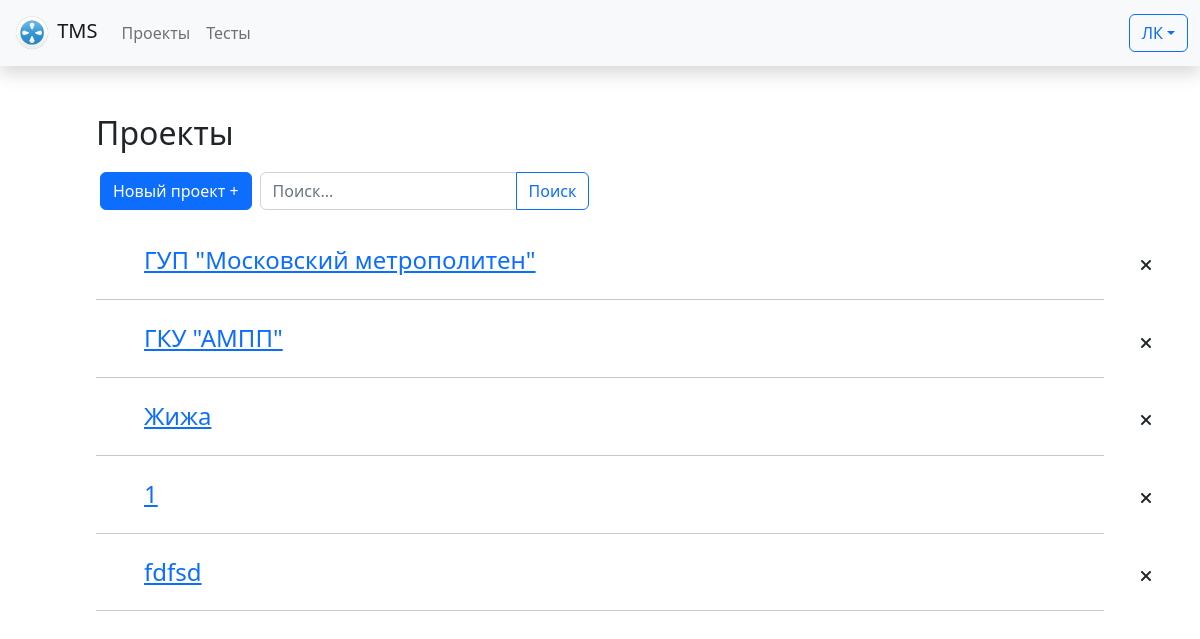
Page /projects/ (signed in) on the committed database.
### tests/models.py (models this page shows, shortened)
class UserProjects(models.Model):
    id = models.AutoField(
        primary_key=True, verbose_name="Код проект-пользователь")
    project = models.ForeignKey(
        Projects, on_delete=models.CASCADE, verbose_name="Проект")
    user = models.ForeignKey(settings.AUTH_USER_MODEL, verbose_name=_(
        "Пользователь"), on_delete=models.CASCADE)
    class Meta:
        verbose_name = _("Проект пользователя")
        verbose_name_plural = _("Проекты пользователя")

class Projects(models.Model):
    id = models.AutoField(
        primary_key=True, verbose_name=_("Код проекта"))
    name = models.CharField(max_length=50, verbose_name=_(
        "Название проекта"), help_text="Название проекта", blank=False)
    class Meta:
        verbose_name = _("Проект")
        verbose_name_plural = _("Проекты")
        ordering = ['name']
    def __str__(self):
        return self.name

### tests/views.py (the view)
# urls.py: path('projects/', views.projects, name='projects'),
@login_required
def projects(request):
    if request.method == "POST":
        create_project(request.POST)
        return redirect(request.META['HTTP_REFERER'])
    projects = UserProjects.objects.filter(user=request.user)
    users_list = User.objects.all()
    return render(request, 'projects/projects.html', {'project_list': projects, 'user_list': users_list, })

### templates/projects/projects.html (shortened to what this page needs)
{% extends 'base.html' %}
{% block content %}
    <div class="mx-5 p-5">
        <h2>Проекты</h2>
        <div class="d-inline-flex flex-row align-items-center p-1">
            <button type="button"
                    class="btn btn-primary text-nowrap"
                    data-bs-toggle="modal"
                    data-bs-target="#newProject">Новый проект +</button>
            <form class="input-group p-2"
                  method="get"
                  action="{% url 'search_results' %}">
                <input name="search"
                       type="text"
                       class="form-control"
                       placeholder="Поиск..."
                       aria-label="Поиск..."
                       required>
                <button type="submit" class="btn btn-outline-primary" id="button-addon2">Поиск</button>
            </form>
        </div>
        {% if project_list %}
            {% for userProject in project_list %}
                <div class="mx-5 mt-4 w-100 d-flex justify-content-between align-items-center">
                    <a class="h4 "
                       href="{% url 'project_view' project_pk=userProject.project.id %}">{{ userProject.project }}</a>
                    <a href=""
                       class="fa-solid fa-xmark text-dark text-decoration-none"
                       data-bs-toggle="modal"
                       data-bs-target="#deleteTestPlanModal_{{ forloop.counter }}"></a>
                </div>
                <hr>
                {% endfor %}
            {% else %}
                <div class="mx-5 mt-4">
                    <h4>Список пуст :(</h4>
                    <a class="btn btn-outline-danger" href="{% url 'projects' %}">Отменить</a>
                </div>
            {% endif %}
        </div>
    {% endblock content %}

### rows in the picture
UserProjects: project "ГУП \"Московский метрополитен\""
UserProjects: project "ГКУ \"АМПП\""
UserProjects: project "Жижа"
UserProjects: project "1"
UserProjects: project "fdfsd"
